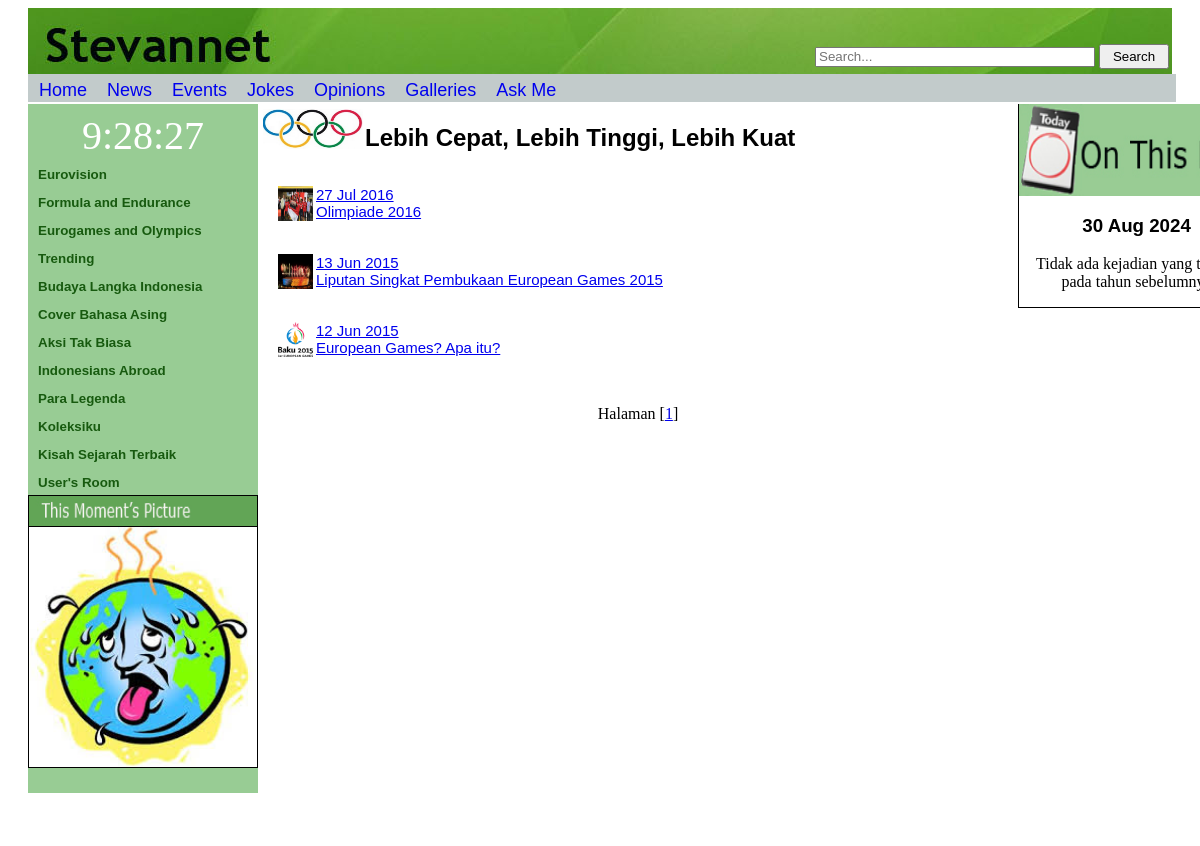
Page /eurogames.php on the committed database.
### tables this page shows
CREATE TABLE `articles` (
  `id` int(11) NOT NULL,
  `judul` varchar(200) NOT NULL,
  `tanggal_muat` varchar(20) NOT NULL,
  `tanggal_terjadi` varchar(20) NOT NULL,
  `id_jenis` int(11) NOT NULL,
  `id_topik` int(11) NOT NULL,
  `isi` text DEFAULT NULL,
  `gambar` varchar(200) DEFAULT NULL,
  `sumber` varchar(50) DEFAULT NULL
);

### eurogames.php (the view, shortened to what this page needs)
<html>
	<head>
		<link rel="stylesheet" href="penampilan.css">
		<div id="header">
			<div id="searchform">
				<form class="search" action="searches.php">
					<?php
						include("searchMenu.php");
					?>
				</form>
			</div>
		</div>
		<?php
			include("menuAtas.php");
		?>
	</head>
	<body onload="startTime()">
		<div class="leftside">
			<?php
				require("leftDIV.php");
			?>
		</div>
		<div class="center">
			<img src="Images/olympicsTitle.jpg" style="width:100px; height:40px; margin-left:5px; margin-top:5px;">
			<h2 style="display: inline; margin-left:-2px; vertical-align:text-bottom;">
				Lebih Cepat, Lebih Tinggi, Lebih Kuat
			</h2><br><br>
			<p>
				<?php
					include "db.inc.php";
					$halaman=isset($_GET['page'])?(int) $_GET['page']:1;
					$offset=($halaman-1)*8;
					$sqlstr = "SELECT * from articles WHERE id_topik='3' order by id DESC limit $offset,8";
					$hasil_1=mysqli_query($connection, $sqlstr);
					$row=mysqli_fetch_row($hasil_1);
					do{
						list($id,$judul,$tanggal_muat,$tanggal_terjadi,$id_jenis,$id_topik,$isi,$gambar,$sumber) = $row;
						if(!empty($gambar))
							echo "<img src='Images/$gambar' width=35px height=35px align=left>";
						echo "<a href='berita_detail.php?id=$id'>$tanggal_muat<br>$judul</a><br>";
						echo "<br><br>";
					}while($row=mysqli_fetch_row($hasil_1));
					$sqlstr = "SELECT * from articles WHERE id_topik='3'";
					$hasil_2 = mysqli_query($connection, $sqlstr);
					$jumlah = mysqli_num_rows($hasil_2);
					$i=$jumlah/8;
					$i=ceil($i);
					echo "<center>Halaman ";
					for($j=1;$j<=$i;$j++)
					{
						$awal = (($j-1)*4+$j)-1;
						echo "[<a href='eurogames.php?awal=$awal&page=$j'>$j</a>]";
					}
				?>
			</p>
		</div>
		<div class="right">
			<?php
				require("rightDIV.php");
			?>
		</div>
		<div class="footer">
		</div>
	</body>
</html>

### penampilan.css (style rules this page uses)
#header { background:url('Images/Header.jpg'); height:70px; margin-left: 20px; margin-right: 20px; }
.center h2, h3, h4 { font-family: Verdana, Arial, Helvetica, sans-serif; margin-left:20px; margin-right:20px; text-align:justify; }
.center p, ol { font-family: Verdana, Arial, Helvetica, sans-serif; margin-left:20px; margin-right:20px; text-align:justify; font-size: 15px; }
.leftside { float:left; width:230px; margin-left: 20px; margin-bottom: -25px; background-color: #98CC94; }
.center, .centerdetail { float:left; width:760px; display: inline-block; }
.right { float:left; width:19.6%; display: inline-block; border:1px solid; position:absolute; }
.footer { background:url('Images/Footer.jpg'); clear:both; height:70px; width:97%; margin-left: 20px; margin-right: 50px; text-align: center; position: relative; z-index:1; }

### rows in the picture
articles: gambar (picture), tanggal_muat "27 Jul 2016", judul "Olimpiade 2016"
articles: gambar (picture), tanggal_muat "13 Jun 2015", judul "Liputan Singkat Pembukaan European Games 2015"
articles: gambar (picture), tanggal_muat "12 Jun 2015", judul "European Games? Apa itu?"
